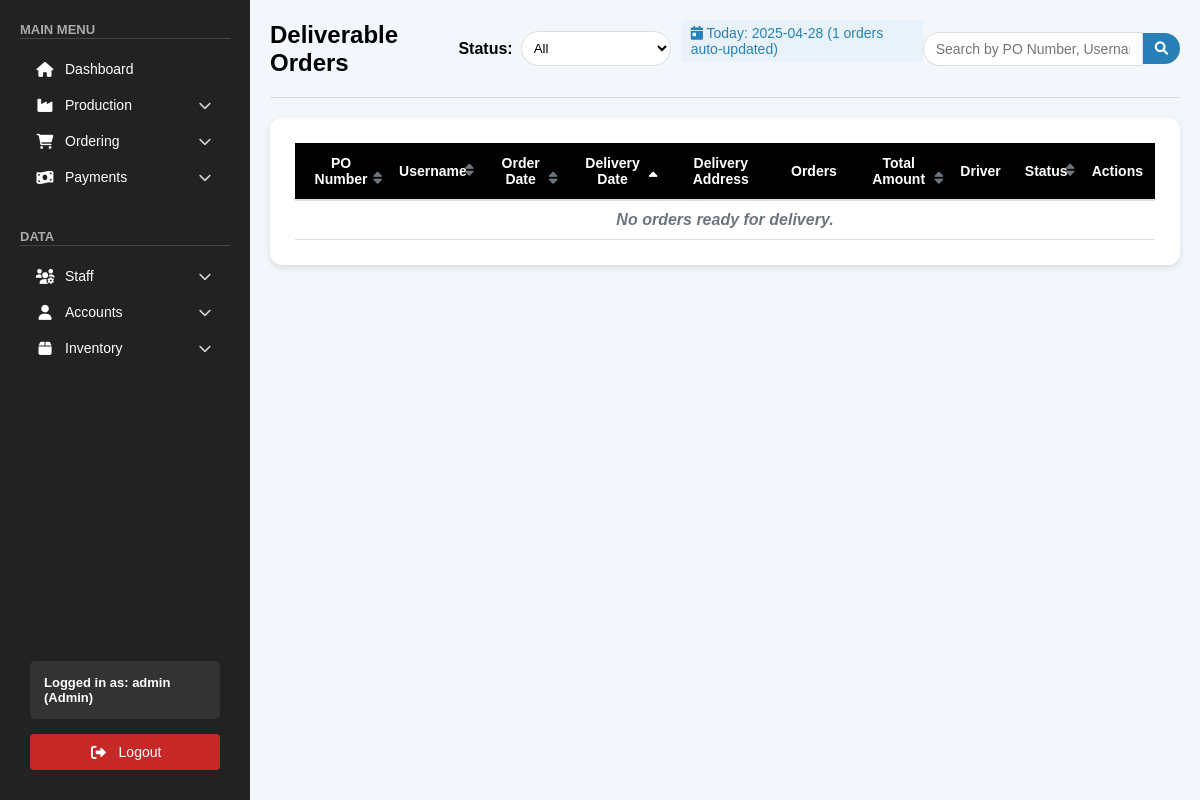
/public/pages/deliverable_orders.php (signed in), run on an earlier commit of the app's database.
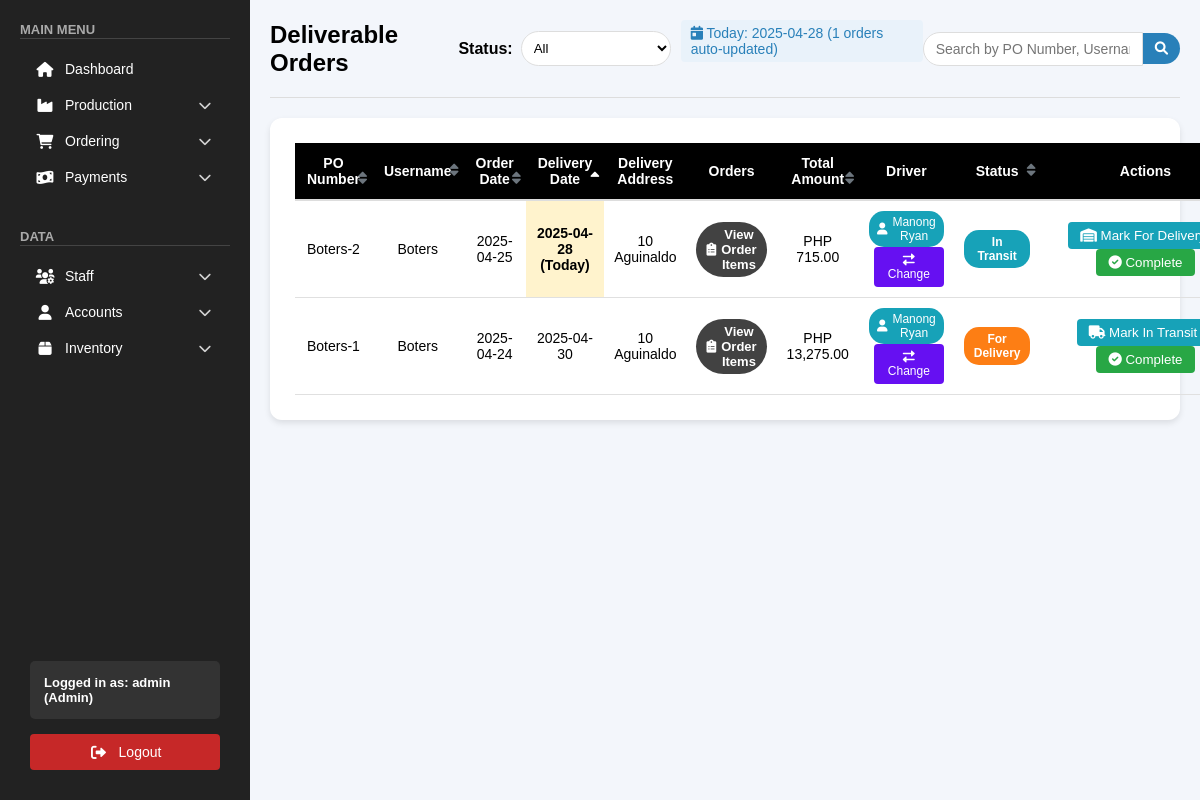
And on a later commit of the database.
### tables this page shows
CREATE TABLE `orders` (
  `id` int(11) NOT NULL,
  `po_number` varchar(255) NOT NULL,
  `username` varchar(255) NOT NULL,
  `company` varchar(255) DEFAULT NULL,
  `order_date` date NOT NULL,
  `delivery_date` date NOT NULL,
  `delivery_address` varchar(255) DEFAULT NULL,
  `orders` longtext DEFAULT NULL CHECK (json_valid(`orders`)),
  `total_amount` decimal(10,2) NOT NULL,
  `status` enum('Pending','Active','For Delivery','In Transit','Rejected','Completed') NOT NULL DEFAULT 'Pending',
  `driver_assigned` tinyint(1) NOT NULL DEFAULT 0 COMMENT 'Flag to track if a driver has been assigned to this order',
  `contact_number` varchar(20) DEFAULT NULL,
  `special_instructions` text DEFAULT NULL,
  `subtotal` decimal(10,2) DEFAULT 0.00,
  `progress` int(11) DEFAULT 0,
  `completed_items` longtext DEFAULT NULL,
  `item_progress_data` longtext DEFAULT NULL,
  `quantity_progress_data` longtext DEFAULT NULL,
  `item_progress_percentages` longtext DEFAULT NULL
);

### public/pages/deliverable_orders.php (the view, shortened to what the changed rows need)
<?php
include "../../backend/db_connection.php";
$current_date = date('Y-m-d');
$sortColumn = $_GET['sort'] ?? 'delivery_date';
$sortOrder = $_GET['order'] ?? 'ASC';
$whereClause = "WHERE o.status IN ('For Delivery', 'In Transit')";
$sql = "SELECT o.po_number, o.username, o.order_date, o.delivery_date, o.delivery_address,
        o.orders, o.total_amount, o.status, o.driver_assigned,
        IFNULL(da.driver_id, 0) as driver_id, IFNULL(d.name, '') as driver_name
        FROM orders o
        LEFT JOIN driver_assignments da ON o.po_number = da.po_number
        LEFT JOIN drivers d ON da.driver_id = d.id
        $whereClause
        ORDER BY o.$sortColumn $sortOrder";
$orders = [];
$orderStmt = $conn->prepare($sql);
if ($orderStmt) {
    $orderStmt->execute();
    $orderResult = $orderStmt->get_result();
    if ($orderResult && $orderResult->num_rows > 0) {
        while ($row = $orderResult->fetch_assoc()) {
            $orders[] = $row;
        }
    }
} else {
    error_log("SQL Error in deliverable_orders.php: " . $conn->error);
}
?>
<!DOCTYPE html>
<html lang="en">
<head>
    <link rel="stylesheet" href="/css/orders.css">
    <link rel="stylesheet" href="/css/sidebar.css">
    <link rel="stylesheet" href="/css/toast.css">
    <link rel="stylesheet" href="https://cdnjs.cloudflare.com/ajax/libs/font-awesome/6.0.0/css/all.min.css">
    <link rel="stylesheet" href="https://code.jquery.com/ui/1.12.1/themes/base/jquery-ui.css">
</head>
<body>
    <div class="main-content">
        <div class="orders-header">
            <div class="header-content">
                <h1 class="page-title">Deliverable Orders</h1>
            </div>
        </div>
        <div class="orders-table-container">
            <table class="orders-table">
                <thead>
                    <tr>
                        <th class="sort-header <?= $sortColumn == 'po_number' ? ($sortOrder == 'ASC' ? 'asc' : 'desc') : '' ?>" data-column="po_number">PO Number</th>
                        <th class="sort-header <?= $sortColumn == 'username' ? ($sortOrder == 'ASC' ? 'asc' : 'desc') : '' ?>" data-column="username">Username</th>
                        <th class="sort-header <?= $sortColumn == 'order_date' ? ($sortOrder == 'ASC' ? 'asc' : 'desc') : '' ?>" data-column="order_date">Order Date</th>
                        <th class="sort-header <?= $sortColumn == 'delivery_date' ? ($sortOrder == 'ASC' ? 'asc' : 'desc') : '' ?>" data-column="delivery_date">Delivery Date</th>
                        <th>Delivery Address</th>
                        <th>Orders</th>
                        <th class="sort-header <?= $sortColumn == 'total_amount' ? ($sortOrder == 'ASC' ? 'asc' : 'desc') : '' ?>" data-column="total_amount">Total Amount</th>
                        <th>Driver</th>
                        <th class="sort-header <?= $sortColumn == 'status' ? ($sortOrder == 'ASC' ? 'asc' : 'desc') : '' ?>" data-column="status">Status</th>
                        <th>Actions</th>
                    </tr>
                </thead>
                <tbody>
                    <?php if (count($orders) > 0): ?>
                        <?php foreach ($orders as $order):
                            $isDeliveryDay = ($order['delivery_date'] === $current_date);
                        ?>
                            <tr class="order-row" data-status="<?= htmlspecialchars($order['status']) ?>">
                                <td><?= htmlspecialchars($order['po_number']) ?></td>
                                <td><?= htmlspecialchars($order['username']) ?></td>
                                <td><?= htmlspecialchars($order['order_date']) ?></td>
                                <td class="<?= $isDeliveryDay ? 'today-delivery' : '' ?>">
                                    <?= htmlspecialchars($order['delivery_date']) ?>
                                    <?= $isDeliveryDay ? ' (Today)' : '' ?>
                                </td>
                                <td><?= htmlspecialchars($order['delivery_address']) ?></td>
                                <td>
                                    <button class="view-orders-btn" onclick="viewOrderDetails('<?= htmlspecialchars($order['po_number']) ?>')">
                                        <i class="fas fa-clipboard-list"></i>
                                        View Order Items
                                    </button>
                                </td>
                                <td>PHP <?= htmlspecialchars(number_format($order['total_amount'], 2)) ?></td>
                                <td>
                                    <?php if ($order['driver_assigned'] && !empty($order['driver_name'])): ?>
                                        <div class="driver-badge">
                                            <i class="fas fa-user"></i> <?= htmlspecialchars($order['driver_name']) ?>
                                        </div>
                                        <button class="driver-btn" onclick="openDriverModal('<?= htmlspecialchars($order['po_number']) ?>', <?= $order['driver_id'] ?>, '<?= htmlspecialchars($order['driver_name']) ?>')">
                                            <i class="fas fa-exchange-alt"></i> Change
                                        </button>
                                    <?php else: ?>
                                        <div>No driver assigned</div>
                                    <?php endif; ?>
                                </td>
                                <td>
                                    <?php if ($order['status'] === 'For Delivery'): ?>
                                        <span class="status-badge status-for-delivery">For Delivery</span>
                                    <?php else: ?>
                                        <span class="status-badge status-in-transit">In Transit</span>
                                    <?php endif; ?>
                                </td>
                                <td class="action-buttons-cell">
                                    <?php if ($order['status'] === 'For Delivery'): ?>
                                        <button class="toggle-transit-btn" onclick="openStatusChangeModal('<?= htmlspecialchars($order['po_number']) ?>', 'In Transit')">
                                            <i class="fas fa-truck"></i> Mark In Transit
                                        </button>
                                    <?php else: ?>
                                        <button class="toggle-transit-btn" onclick="openStatusChangeModal('<?= htmlspecialchars($order['po_number']) ?>', 'For Delivery')">
                                            <i class="fas fa-warehouse"></i> Mark For Delivery
                                        </button>
                                    <?php endif; ?>
                                    <button class="complete-delivery-btn" onclick="openCompleteModal('<?= htmlspecialchars($order['po_number']) ?>', '<?= htmlspecialchars($order['username']) ?>')">
                                        <i class="fas fa-check-circle"></i> Complete
                                    </button>
                                </td>
                            </tr>
                        <?php endforeach; ?>
                    <?php else: ?>
                        <tr>
                            <td colspan="10" class="no-orders">No orders ready for delivery.</td>
                        </tr>
                    <?php endif; ?>
                </tbody>
            </table>
        </div>
    </div>
</body>
</html>

What changed in the data, as far as the page shows it:
added orders: po_number "Boters-2", username "Boters", order_date "2025-04-25", delivery_date "2025-04-28", shows "(Today)", delivery_address "10 Aguinaldo", total_amount "715.00", driver_name "Manong Ryan", status "In Transit"
added orders: po_number "Boters-1", username "Boters", order_date "2025-04-24", delivery_date "2025-04-30", delivery_address "10 Aguinaldo", total_amount "13,275.00", driver_name "Manong Ryan", status "For Delivery"
Also different on the page:
text no longer shown: "No orders ready for delivery."
